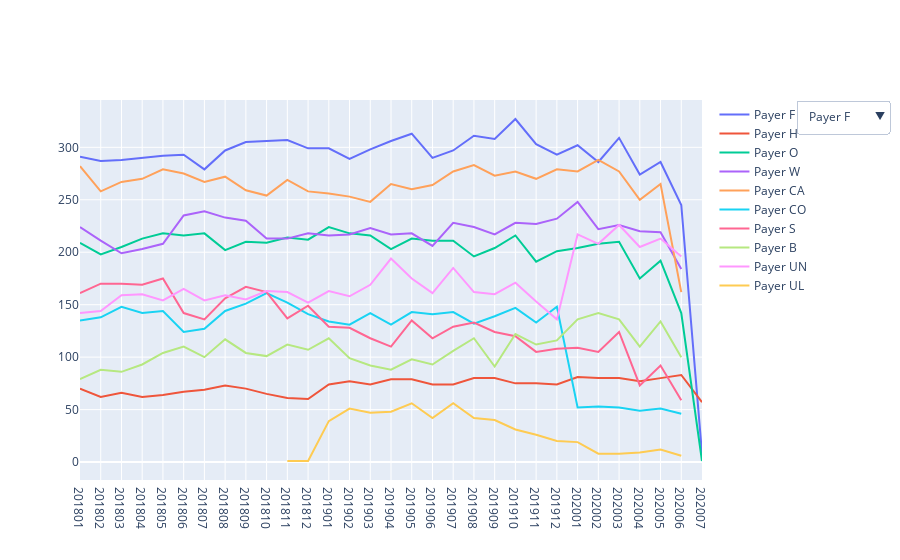

The code cell stored with this chart in its notebook:
### Code cell
# filter the data for plotting
filtered = data_new.groupby(['MONTH', 'PAYER'])['PAID_AMOUNT'].count()
# plot the figure
fig = go.Figure()
for payer in list(data_new['PAYER'].unique()):
    df = filtered[filtered.index.isin([payer], level=1)]
    fig.add_trace(go.Scatter(x=list(df.index.get_level_values(0)), y=list(df.values), name=payer))

fig.update_layout({
    'updatemenus':[{
    'type': "dropdown",
    'x': 1.3,
    'y': 1.0,
    'showactive': True,
    'active': 0,
    'buttons': dropdown_buttons}]
})
fig.show()

### Figure 1 — Plotly figure (JSON) as saved in the notebook; plotly's stock layout.template omitted (floating-point values rounded to 4 significant figures)
{"data": [{"name": "Payer F", "type": "scatter", "x": ["201801", "201802", "201803", "201804", "201805", "201806", "201807", "201808", "201809", "201810", "201811", "201812", "201901", "201902", "201903", "201904", "201905", "201906", "201907", "201908", "201909", "201910", "201911", "201912", "202001", "202002", "202003", "202004", "202005", "202006", "202007"], "y": [291, 287, 288, 290, 292, 293, 279, 297, 305, 306, 307, 299, 299, 289, 298, 306, 313, 290, 297, 311, 308, 327, 303, 293, 302, 286, 309, 274, 286, 245, 8]}, {"name": "Payer H", "type": "scatter", "x": ["201801", "201802", "201803", "201804", "201805", "201806", "201807", "201808", "201809", "201810", "201811", "201812", "201901", "201902", "201903", "201904", "201905", "201906", "201907", "201908", "201909", "201910", "201911", "201912", "202001", "202002", "202003", "202004", "202005", "202006", "202007"], "y": [70, 62, 66, 62, 64, 67, 69, 73, 70, 65, 61, 60, 74, 77, 74, 79, 79, 74, 74, 80, 80, 75, 75, 74, 81, 80, 80, 77, 80, 83, 57]}, {"name": "Payer O", "type": "scatter", "x": ["201801", "201802", "201803", "201804", "201805", "201806", "201807", "201808", "201809", "201810", "201811", "201812", "201901", "201902", "201903", "201904", "201905", "201906", "201907", "201908", "201909", "201910", "201911", "201912", "202001", "202002", "202003", "202004", "202005", "202006", "202007"], "y": [209, 198, 205, 213, 218, 216, 218, 202, 210, 209, 214, 212, 224, 218, 216, 203, 213, 211, 211, 196, 204, 216, 191, 201, 204, 208, 210, 175, 192, 142, 1]}, {"name": "Payer W", "type": "scatter", "x": ["201801", "201802", "201803", "201804", "201805", "201806", "201807", "201808", "201809", "201810", "201811", "201812", "201901", "201902", "201903", "201904", "201905", "201906", "201907", "201908", "201909", "201910", "201911", "201912", "202001", "202002", "202003", "202004", "202005", "202006"], "y": [224, 211, 199, 203, 208, 235, 239, 233, 230, 213, 213, 218, 216, 217, 223, 217, 218, 206, 228, 224, 217, 228, 227, 232, 248, 222, 226, 220, 219, 184]}, {"name": "Payer CA", "type": "scatter", "x": ["201801", "201802", "201803", "201804", "201805", "201806", "201807", "201808", "201809", "201810", "201811", "201812", "201901", "201902", "201903", "201904", "201905", "201906", "201907", "201908", "201909", "201910", "201911", "201912", "202001", "202002", "202003", "202004", "202005", "202006"], "y": [282, 258, 267, 270, 279, 275, 267, 272, 259, 254, 269, 258, 256, 253, 248, 265, 260, 264, 277, 283, 273, 277, 270, 279, 277, 288, 277, 250, 265, 162]}, {"name": "Payer CO", "type": "scatter", "x": ["201801", "201802", "201803", "201804", "201805", "201806", "201807", "201808", "201809", "201810", "201811", "201812", "201901", "201902", "201903", "201904", "201905", "201906", "201907", "201908", "201909", "201910", "201911", "201912", "202001", "202002", "202003", "202004", "202005", "202006"], "y": [135, 138, 148, 142, 144, 124, 127, 144, 151, 161, 152, 141, 134, 131, 142, 131, 143, 141, 143, 132, 139, 147, 133, 148, 52, 53, 52, 49, 51, 46]}, {"name": "Payer S", "type": "scatter", "x": ["201801", "201802", "201803", "201804", "201805", "201806", "201807", "201808", "201809", "201810", "201811", "201812", "201901", "201902", "201903", "201904", "201905", "201906", "201907", "201908", "201909", "201910", "201911", "201912", "202001", "202002", "202003", "202004", "202005", "202006"], "y": [161, 170, 170, 169, 175, 142, 136, 156, 167, 162, 137, 149, 129, 128, 118, 110, 135, 118, 129, 133, 124, 120, 105, 108, 109, 105, 124, 73, 92, 59]}, {"name": "Payer B", "type": "scatter", "x": ["201801", "201802", "201803", "201804", "201805", "201806", "201807", "201808", "201809", "201810", "201811", "201812", "201901", "201902", "201903", "201904", "201905", "201906", "201907", "201908", "201909", "201910", "201911", "201912", "202001", "202002", "202003", "202004", "202005", "202006"], "y": [79, 88, 86, 93, 104, 110, 100, 117, 104, 101, 112, 107, 118, 99, 92, 88, 98, 93, 106, 118, 91, 122, 112, 116, 136, 142, 136, 110, 134, 100]}, {"name": "Payer UN", "type": "scatter", "x": ["201801", "201802", "201803", "201804", "201805", "201806", "201807", "201808", "201809", "201810", "201811", "201812", "201901", "201902", "201903", "201904", "201905", "201906", "201907", "201908", "201909", "201910", "201911", "201912", "202001", "202002", "202003", "202004", "202005", "202006"], "y": [142, 144, 159, 160, 154, 165, 154, 159, 155, 163, 162, 152, 163, 158, 169, 194, 175, 161, 185, 162, 160, 171, 153, 136, 217, 208, 226, 205, 213, 196]}, {"name": "Payer UL", "type": "scatter", "x": ["201811", "201812", "201901", "201902", "201903", "201904", "201905", "201906", "201907", "201908", "201909", "201910", "201911", "201912", "202001", "202002", "202003", "202004", "202005", "202006"], "y": [1, 1, 39, 51, 47, 48, 56, 42, 56, 42, 40, 31, 26, 20, 19, 8, 8, 9, 12, 6]}], "layout": {"updatemenus": [{"active": 0, "buttons": [{"args": [{"visible": [true, false, false, false, false, false, false, false, false, false]}, {"title": "Payer F", "xaxis": {"title": "MONTH"}, "yaxis": {"title": "NUMBER OF CLAIMS"}}], "label": "Payer F", "method": "update"}, {"args": [{"visible": [false, true, false, false, false, false, false, false, false, false]}, {"title": "Payer H", "xaxis": {"title": "MONTH"}, "yaxis": {"title": "NUMBER OF CLAIMS"}}], "label": "Payer H", "method": "update"}, {"args": [{"visible": [false, false, true, false, false, false, false, false, false, false]}, {"title": "Payer O", "xaxis": {"title": "MONTH"}, "yaxis": {"title": "NUMBER OF CLAIMS"}}], "label": "Payer O", "method": "update"}, {"args": [{"visible": [false, false, false, true, false, false, false, false, false, false]}, {"title": "Payer W", "xaxis": {"title": "MONTH"}, "yaxis": {"title": "NUMBER OF CLAIMS"}}], "label": "Payer W", "method": "update"}, {"args": [{"visible": [false, false, false, false, true, false, false, false, false, false]}, {"title": "Payer CA", "xaxis": {"title": "MONTH"}, "yaxis": {"title": "NUMBER OF CLAIMS"}}], "label": "Payer CA", "method": "update"}, {"args": [{"visible": [false, false, false, false, false, true, false, false, false, false]}, {"title": "Payer CO", "xaxis": {"title": "MONTH"}, "yaxis": {"title": "NUMBER OF CLAIMS"}}], "label": "Payer CO", "method": "update"}, {"args": [{"visible": [false, false, false, false, false, false, true, false, false, false]}, {"title": "Payer S", "xaxis": {"title": "MONTH"}, "yaxis": {"title": "NUMBER OF CLAIMS"}}], "label": "Payer S", "method": "update"}, {"args": [{"visible": [false, false, false, false, false, false, false, true, false, false]}, {"title": "Payer B", "xaxis": {"title": "MONTH"}, "yaxis": {"title": "NUMBER OF CLAIMS"}}], "label": "Payer B", "method": "update"}, {"args": [{"visible": [false, false, false, false, false, false, false, false, true, false]}, {"title": "Payer UN", "xaxis": {"title": "MONTH"}, "yaxis": {"title": "NUMBER OF CLAIMS"}}], "label": "Payer UN", "method": "update"}, {"args": [{"visible": [false, false, false, false, false, false, false, false, false, true]}, {"title": "Payer UL", "xaxis": {"title": "MONTH"}, "yaxis": {"title": "NUMBER OF CLAIMS"}}], "label": "Payer UL", "method": "update"}], "showactive": true, "type": "dropdown", "x": 1.3, "y": 1}]}}
